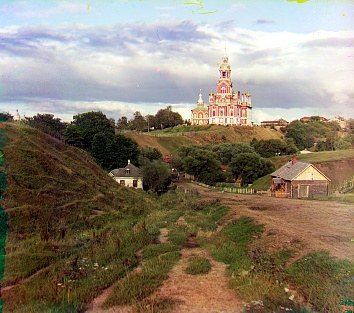
#> input picture pj1/web_assets/gallery/cathedral.jpg, 354 x 313 px, found by its file name
$ python colorize_skel.py
#> lines starting #> are read from the running program, lines starting #| are printed output that depends on the picture
# CS194-26 (CS294-26): Project 1 starter Python code

# these are just some suggested libraries
import numpy as np
import cv2 as cv
import matplotlib.pyplot as plt

# name of the input file
imname = './cathedral.jpg'

# read in the image as grayscale (the glass plate scan is stacked grayscale)
im = cv.imread(imname, cv.IMREAD_GRAYSCALE)
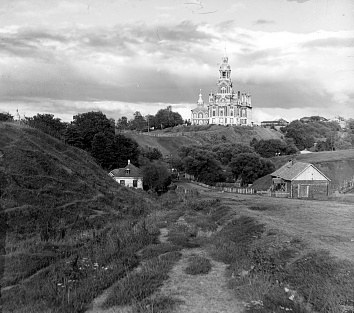
#> im: shape (313, 354); min 0, max 255, mean 129.1

# convert to float in [0,1] (might want to do this later on to save memory)
im = im.astype(np.float32) / 255.0

# compute the height of each part (just 1/3 of total)
height = int(np.floor(im.shape[0] / 3.0))
#> height = 104

# separate color channels
b = im[:height]
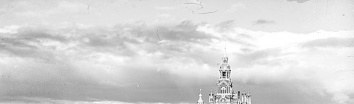
#> b: shape (104, 354) float32; min 0.0549, max 1, mean 0.838
g = im[height: 2*height]
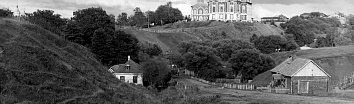
#> g: shape (104, 354) float32; min 0, max 1, mean 0.364
r = im[2*height: 3*height]
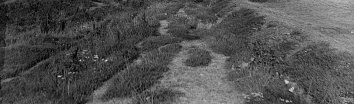
#> r: shape (104, 354) float32; min 0, max 0.922, mean 0.318

# align the images
# functions that might be useful for aligning the images include:
# np.roll, np.sum, sk.transform.rescale (for multiscale)

# ag = align(g, b)
# ar = align(r, b)

# placeholders so the script runs before implementing align()
ag = g
ar = r
# create a color image
im_out = np.dstack([ar, ag, b])
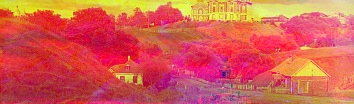
#> im_out: shape (104, 354, 3) float32; mean of channels 0, 1, 2 0.318, 0.364, 0.838; drawn as B, G, R

# display the image using matplotlib (expects RGB)
plt.figure(figsize=(8, 8))
plt.imshow(im_out)
plt.title('Colorized')
plt.axis('off')
plt.show()

# prepare for OpenCV saving/display (expects BGR uint8)
out_uint8 = np.clip(im_out * 255.0, 0, 255).astype(np.uint8)
out_bgr = cv.cvtColor(out_uint8, cv.COLOR_RGB2BGR)

# save the image
fname = './out_fname.jpg'
cv.imwrite(fname, out_bgr)

$ run again, with pj1/web_assets/gallery/church.jpg copied over pj1/web_assets/gallery/cathedral.jpg
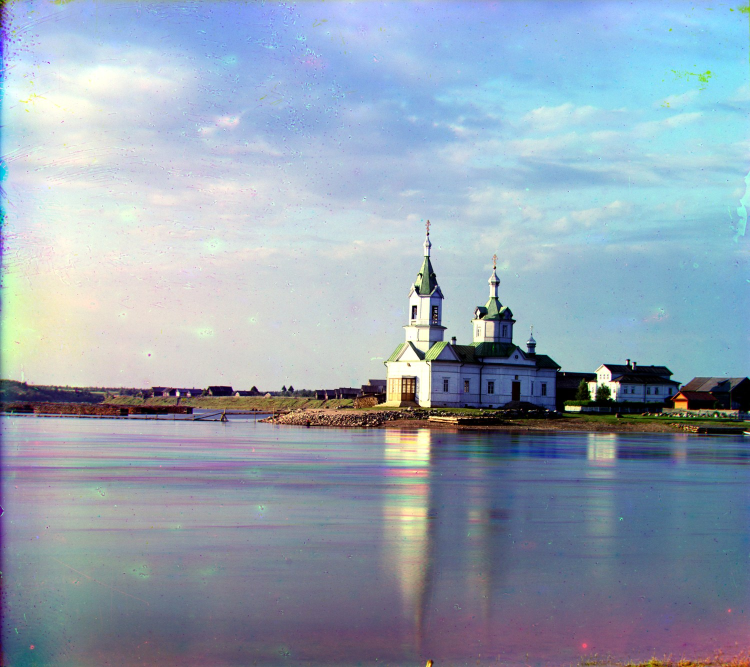
#> input picture pj1/web_assets/gallery/church.jpg, 1500 x 1334 px, found by its file name (shown at 1/2 size)
#> `r = im[2*height: 3*height]`:
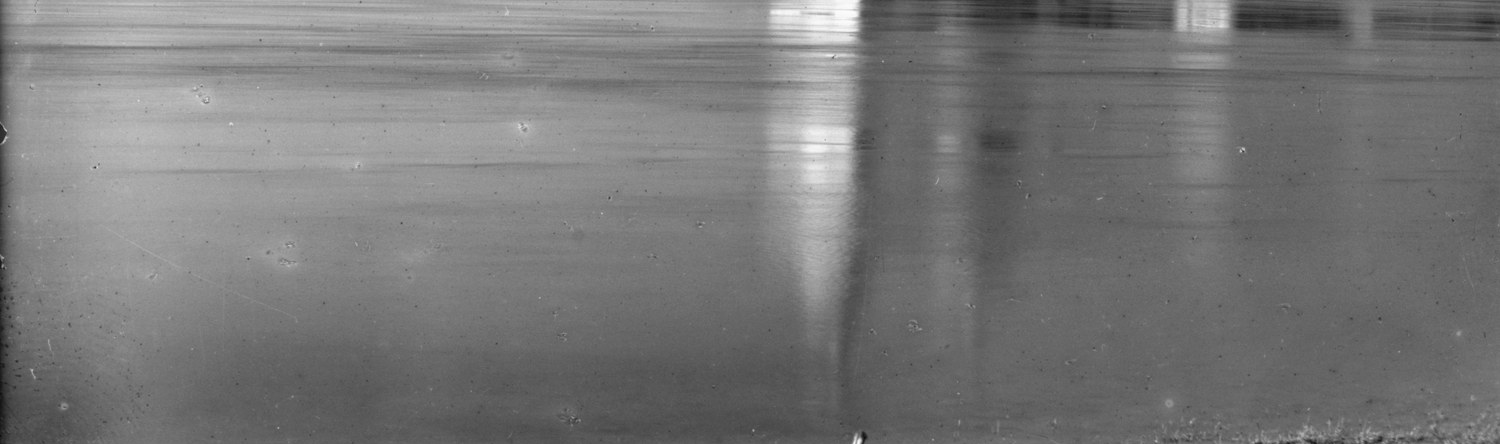
#> r: shape (444, 1500) float32; min 0.051, max 0.992, mean 0.469
#> `im_out = np.dstack([ar, ag, b])`:
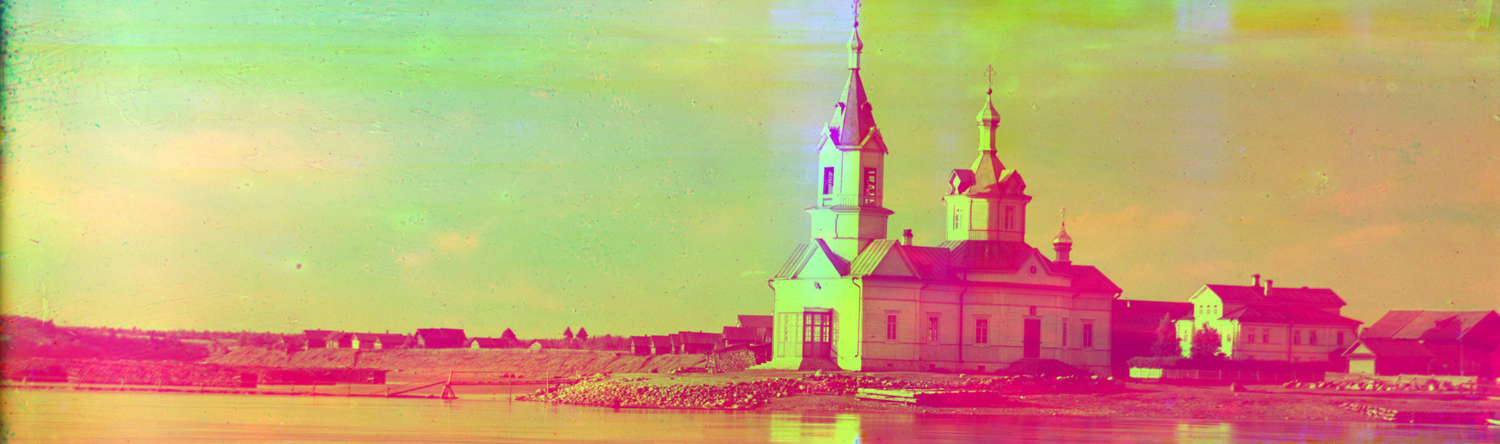
#> im_out: shape (444, 1500, 3) float32; mean of channels 0, 1, 2 0.469, 0.65, 0.771; drawn as B, G, R

$ run again, with pj1/web_assets/gallery/emir.jpg copied over pj1/web_assets/gallery/cathedral.jpg
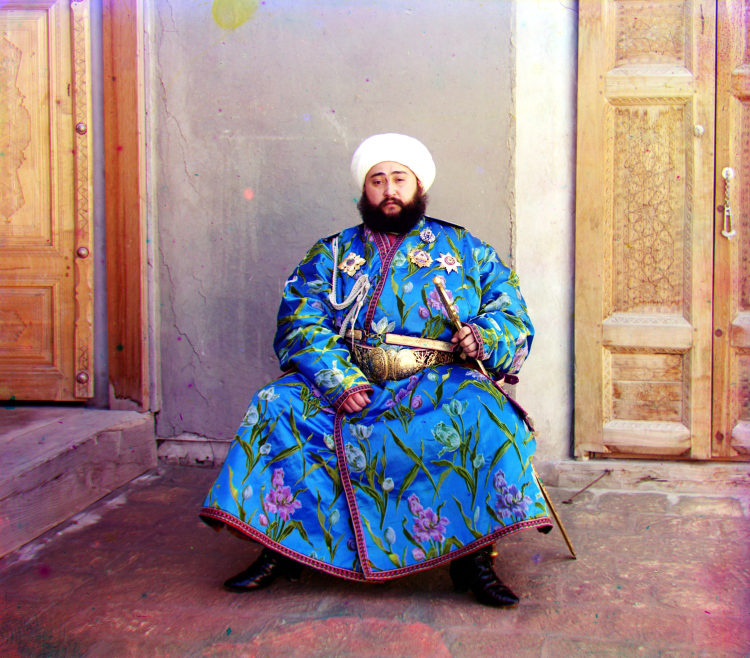
#> input picture pj1/web_assets/gallery/emir.jpg, 1500 x 1316 px, found by its file name (shown at 1/2 size)
#> `r = im[2*height: 3*height]`:
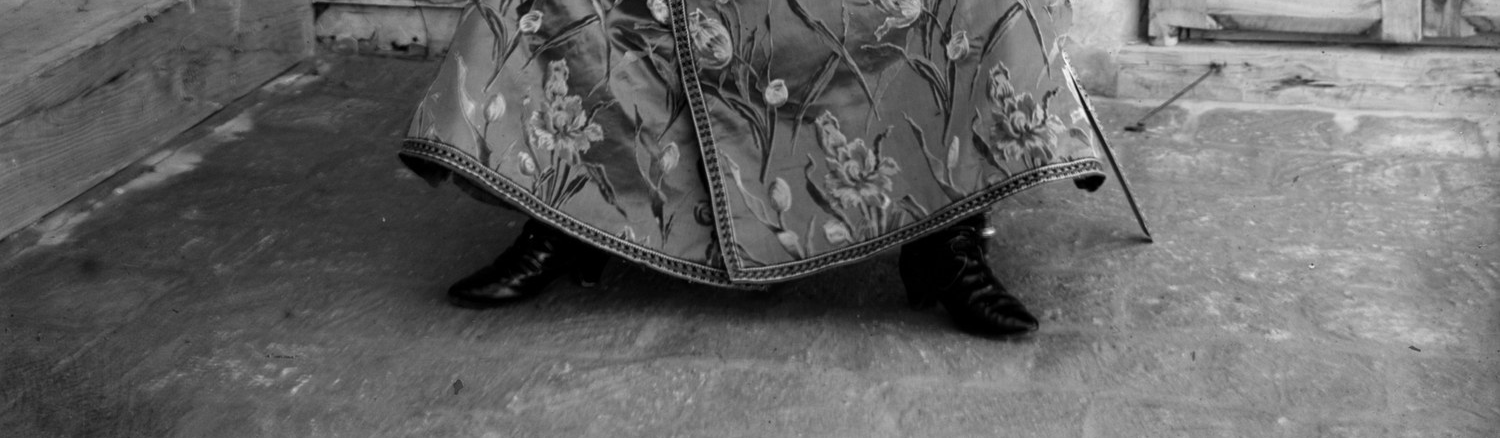
#> r: shape (438, 1500) float32; min 0, max 0.988, mean 0.398
#> `im_out = np.dstack([ar, ag, b])`:
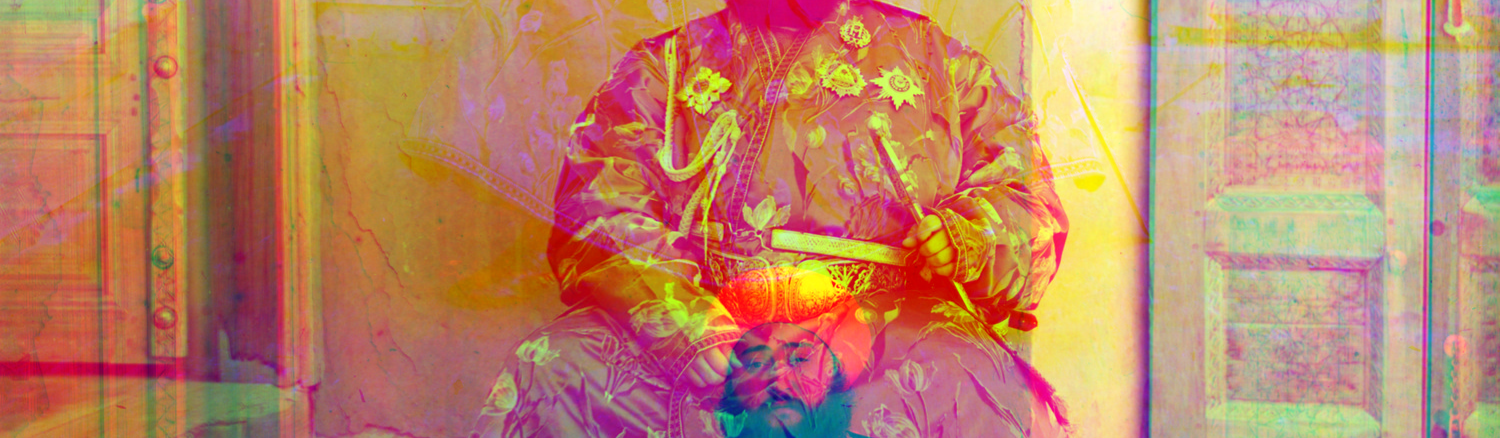
#> im_out: shape (438, 1500, 3) float32; mean of channels 0, 1, 2 0.398, 0.519, 0.743; drawn as B, G, R

$ run again, with pj1/web_assets/gallery/harvesters.jpg copied over pj1/web_assets/gallery/cathedral.jpg
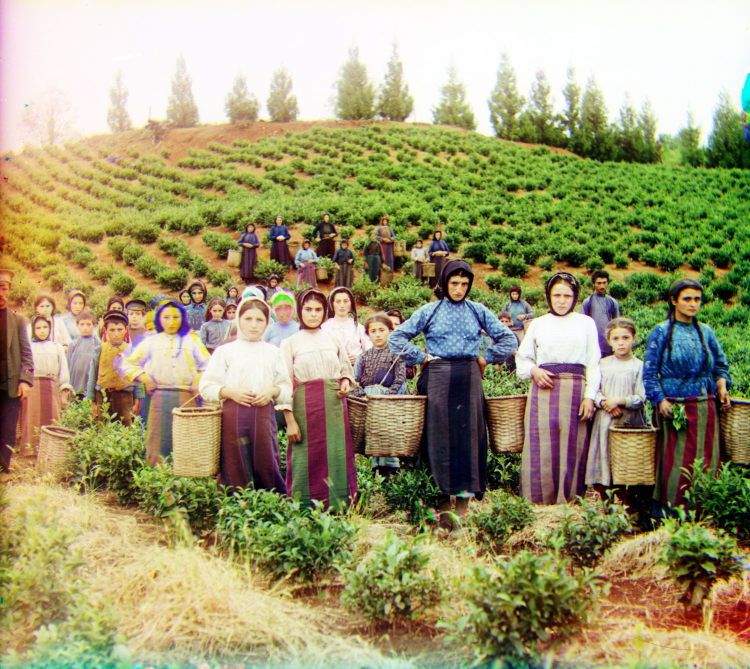
#> input picture pj1/web_assets/gallery/harvesters.jpg, 1500 x 1338 px, found by its file name (shown at 1/2 size)
#> `r = im[2*height: 3*height]`:
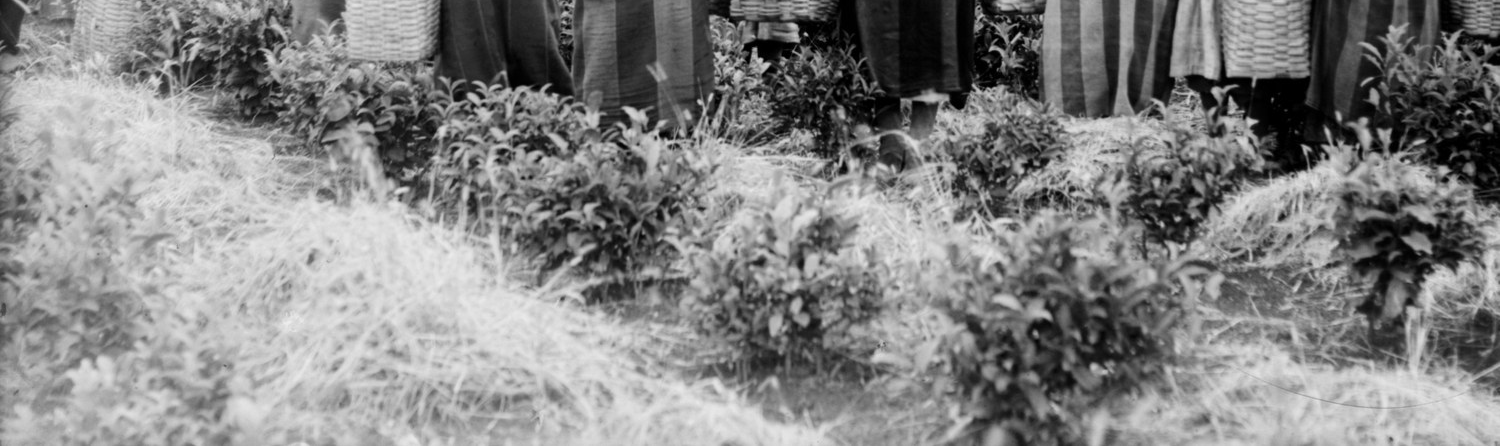
#> r: shape (446, 1500) float32; min 0, max 0.933, mean 0.517
#> `im_out = np.dstack([ar, ag, b])`:
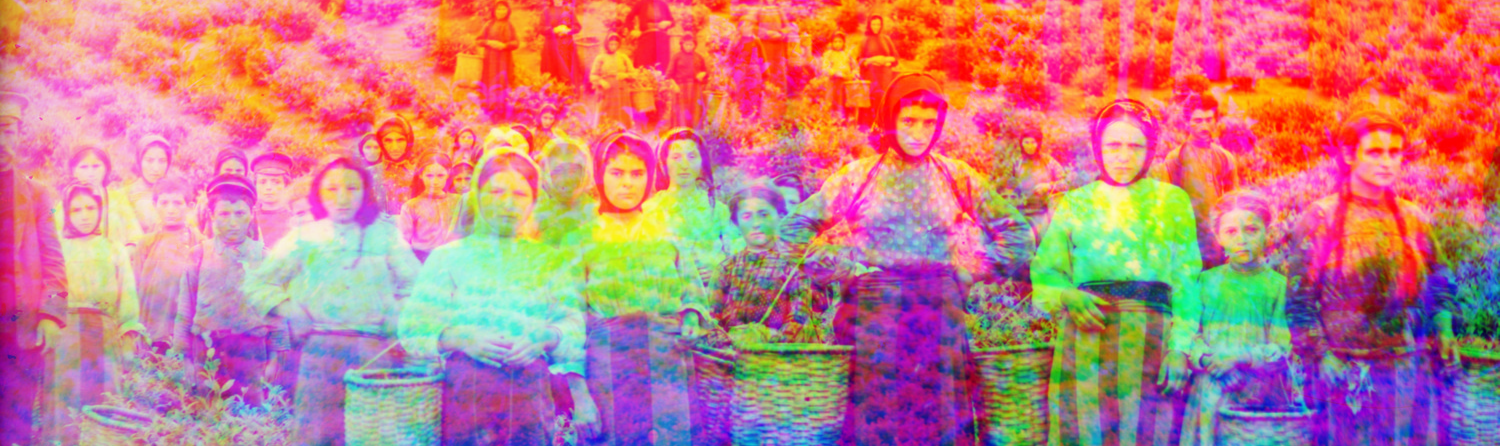
#> im_out: shape (446, 1500, 3) float32; mean of channels 0, 1, 2 0.517, 0.501, 0.769; drawn as B, G, R
